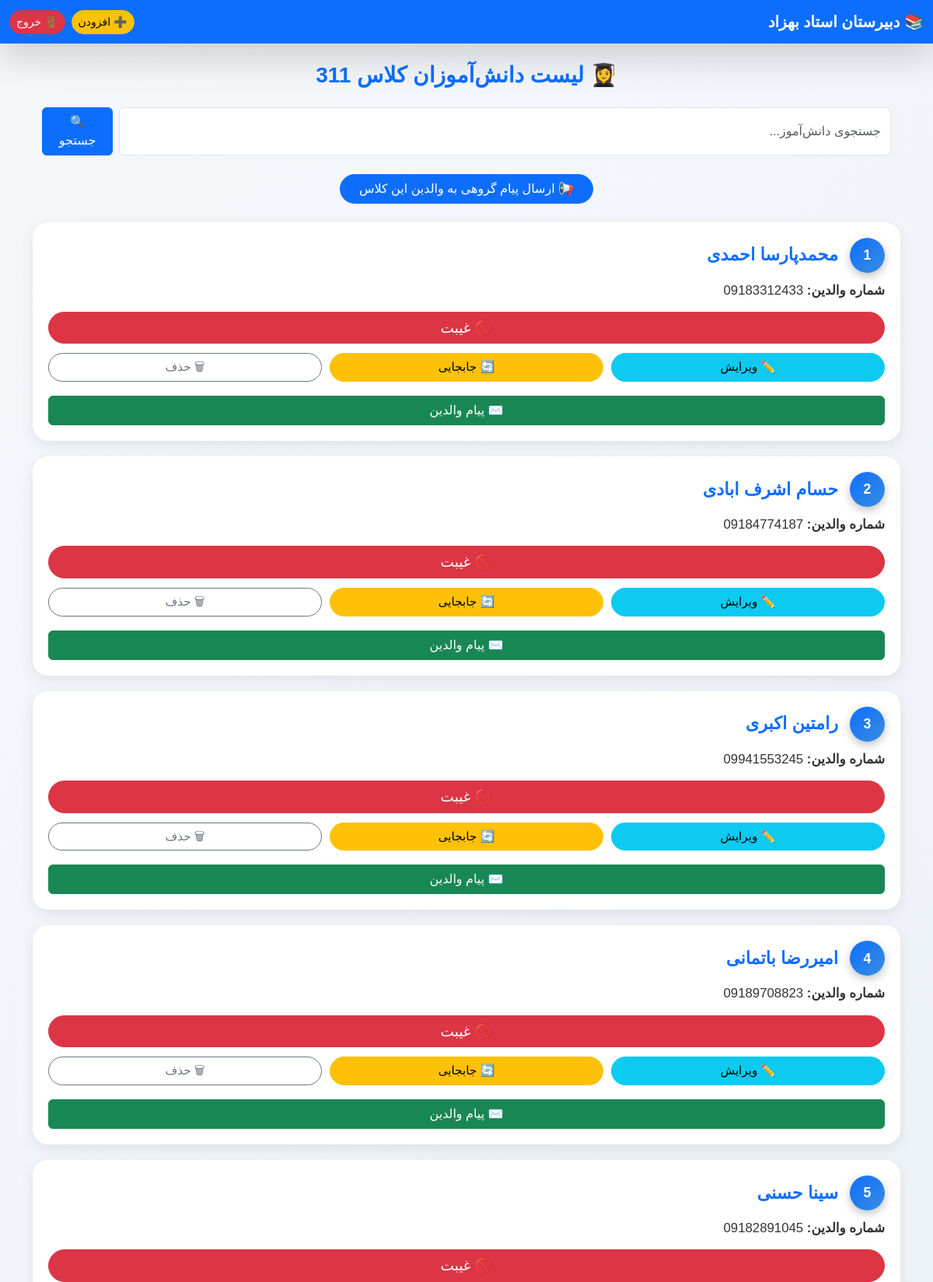
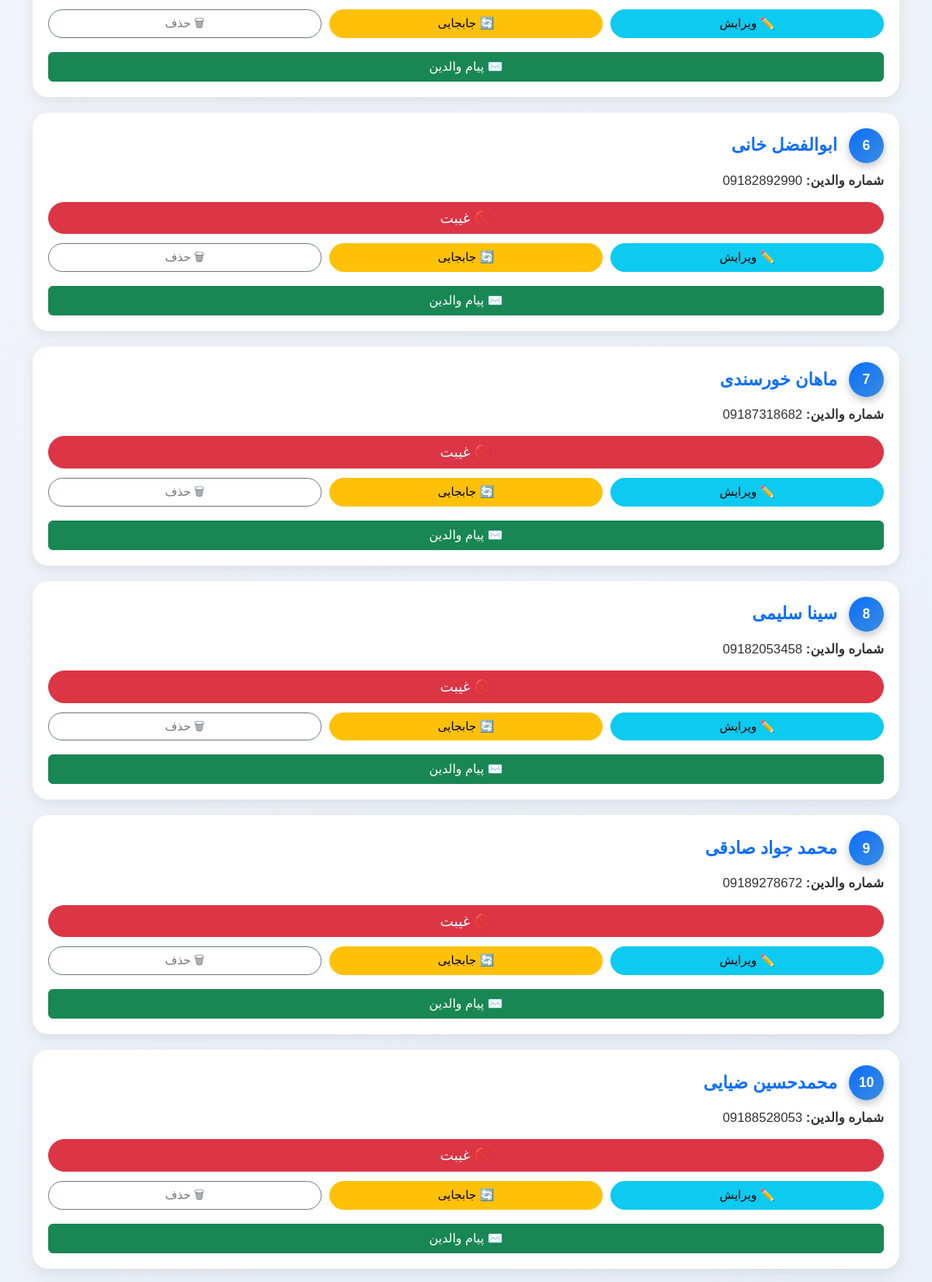
Page /class/2 (signed in, upper part) on the committed database (2 pictures, top to bottom).
### app.py (models this page shows)
class Class(db.Model):
    id = db.Column(db.Integer, primary_key=True)
    name = db.Column(db.String(50), unique=True, nullable=False)
    students = db.relationship("Student", backref="class_", lazy=True, cascade="all, delete")

class Student(db.Model):
    id = db.Column(db.Integer, primary_key=True)
    firstname = db.Column(db.String(50), nullable=False)
    lastname = db.Column(db.String(50), nullable=False)
    parent_number = db.Column(db.String(20), nullable=False)
    class_id = db.Column(db.Integer, db.ForeignKey("class.id"), nullable=False)
    attendances = db.relationship("Attendance", backref="student", lazy=True, cascade="all, delete")

### app.py (the view)
@app.route("/class/<int:class_id>")
@login_required
def view_class(class_id):
    class_ = Class.query.get_or_404(class_id)
    search_query = request.args.get("search", "").strip()
    query = Student.query.filter_by(class_id=class_id)
    if search_query:
        query = query.filter(
            (Student.firstname.ilike(f"%{search_query}%")) |
            (Student.lastname.ilike(f"%{search_query}%"))
        )
    students = query.order_by(Student.lastname, Student.firstname).all()
    return render_template("class_detail.html", class_=class_, students=students)

### app.py (called while the page is built)
def login_required(f):
    from functools import wraps
    @wraps(f)
    def decorated_function(*args, **kwargs):
        if not session.get('logged_in'):
            return redirect(url_for('login'))
        return f(*args, **kwargs)
    return decorated_function

### templates/class_detail.html (shortened to what this page needs)
<!DOCTYPE html>
<html lang="fa">
<head>
  <link href="https://cdn.jsdelivr.net/npm/bootstrap@5.3.2/dist/css/bootstrap.rtl.min.css" rel="stylesheet">
</head>
<body dir="rtl">
<nav class="navbar navbar-expand-lg navbar-dark bg-primary shadow-lg">
  <div class="container-fluid">
    <a class="navbar-brand fw-bold fs-5" href="/">📚 دبیرستان استاد بهزاد</a>
    <div class="d-flex ms-auto">
      <a href="{{ url_for('add_student', class_id=class_.id) }}" class="btn btn-warning btn-sm rounded-pill">➕ افزودن</a>
      <a href="{{ url_for('logout') }}" class="btn btn-danger btn-sm rounded-pill ms-2">🚪 خروج</a>
    </div>
  </div>
</nav>
<div class="container mt-4">
  <h3 class="text-center mb-4 text-primary fw-bold">👩‍🎓 لیست دانش‌آموزان کلاس {{ class_.name }}</h3>
  <div class="container mb-4">
    <form method="get" action="{{ url_for('view_class', class_id=class_.id) }}" class="d-flex gap-2">
      <input type="text" name="search" class="form-control" placeholder="جستجوی دانش‌آموز..." value="{{ request.args.get('search', '') }}">
      <button type="submit" class="btn btn-primary">🔍 جستجو</button>
    </form>
  </div>
  <div class="text-center mb-4">
    <a href="{{ url_for('send_class_message', class_id=class_.id) }}" class="btn btn-primary rounded-pill px-4">
      📢 ارسال پیام گروهی به والدین این کلاس
    </a>
  </div>
  {% if students %}
    {% for student in students %}
    <div class="student-card" id="student-card-{{ student.id }}">
      <div class="student-row">
        <div class="student-index">{{ loop.index }}</div>
        <div class="student-name">{{ student.firstname }} {{ student.lastname }}</div>
      </div>
      <div class="student-info"><strong>شماره والدین:</strong> {{ student.parent_number }}</div>
      <button class="btn btn-danger btn-absent" onclick="markAbsent('{{ url_for('absent', student_id=student.id) }}', this)">🚫 غیبت</button>
      <div class="action-row">
        <a href="{{ url_for('edit_student', id=student.id) }}" class="btn btn-info">✏️ ویرایش</a>
        <a href="#" class="btn btn-warning" onclick="openTransferModal({{ student.id }}, '{{ student.firstname }} {{ student.lastname }}')">🔄 جابجایی</a>
        <a href="{{ url_for('delete_student', id=student.id) }}"
           class="btn btn-outline-secondary"
           onclick="return confirm('آیا مطمئنید می‌خواهید حذف کنید؟');">🗑 حذف</a>
      </div>
      <button class="btn btn-success w-100 mt-2" onclick="openMessagePanel('{{ student.parent_number }}')">✉️ پیام والدین</button>
    </div>
    {% endfor %}
  {% else %}
    <p class="text-muted text-center">هیچ دانش‌آموزی در این کلاس ثبت نشده است.</p>
  {% endif %}
</div>
</body>
</html>

### templates/class_detail.html (style rules this page uses)
body { background: linear-gradient(135deg, #f5f7fa, #e4ecf7); font-family: "Vazirmatn", Tahoma, sans-serif; padding-bottom: 50px; overflow-x: hidden; }
.student-card { border-radius: 20px; background: #fff; padding: 20px; margin-bottom: 20px; box-shadow: 0 6px 18px rgba(0,0,0,0.08); transition: all 0.3s ease; max-width: 100%; box-sizing: border-box; }
.student-row { display: flex; align-items: center; gap: 15px; flex-wrap: wrap; margin-bottom: 10px; }
.student-index { width: 45px; height: 45px; background: linear-gradient(135deg, #0d6efd, #3a8dde); color: #fff; font-weight: bold; font-size: 1.1rem; display: flex; justify-content: center; align-items: center; border-radius: 50%; box-shadow: 0 4px 12px rgba(0,0,0,0.25); flex-shrink: 0; }
.student-name { font-size: 1.4rem; font-weight: 600; color: #0d6efd; word-break: break-word; }
.student-info { font-size: 1.05rem; margin-bottom: 15px; color: #333; word-break: break-word; }
.btn-absent, .action-row a, .action-row button { border-radius: 50px; transition: 0.3s; font-weight: 500; max-width: 100%; box-sizing: border-box; }
.btn-absent { width: 100%; margin-bottom: 12px; font-size: 1.15rem; }
.action-row { display: flex; justify-content: space-between; gap: 10px; margin-bottom: 10px; flex-wrap: wrap; }
.action-row a, .action-row button { flex: 1 1 30%; font-size: 0.95rem; }

### rows in the picture
Class: name "311"
Student: firstname "محمدپارسا", lastname "احمدی", parent_number "09183312433"
Student: firstname "حسام", lastname "اشرف ابادی", parent_number "09184774187"
Student: firstname "رامتین", lastname "اکبری", parent_number "09941553245"
Student: firstname "امیررضا", lastname "باتمانی", parent_number "09189708823"
Student: firstname "سینا", lastname "حسنی", parent_number "09182891045"
Student: firstname "ابوالفضل", lastname "خانی", parent_number "09182892990"
Student: firstname "ماهان", lastname "خورسندی", parent_number "09187318682"
Student: firstname "سینا", lastname "سلیمی", parent_number "09182053458"
Student: firstname "محمد جواد", lastname "صادقی", parent_number "09189278672"
Student: firstname "محمدحسین", lastname "ضیایی", parent_number "09188528053"
